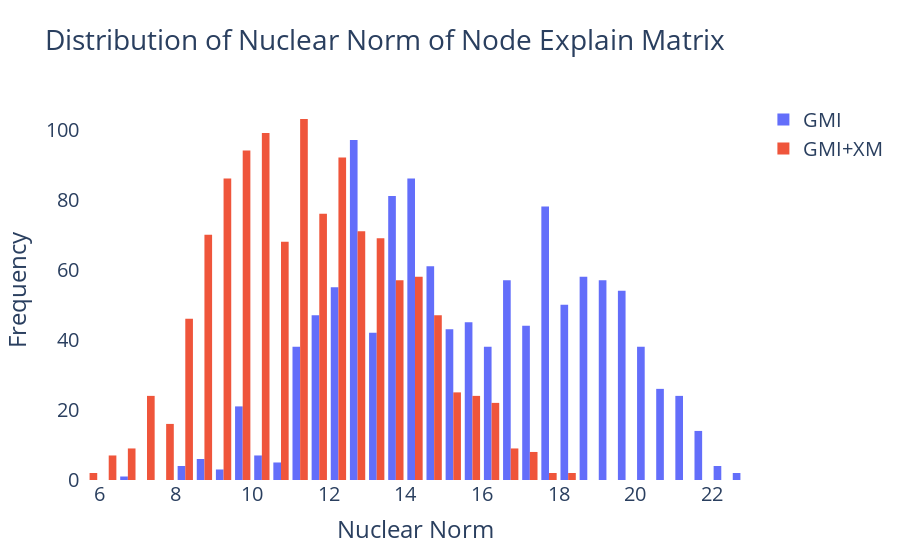

The code cell stored with this chart in its notebook:
### Code cell
fig = go.Figure()

fig.add_trace(go.Histogram(x = norm_og, 
                           name = 'GMI'))
fig.add_trace(go.Histogram(x = norm_plus, 
                           name = 'GMI+XM'))


fig.update_layout(title_text = 'Distribution of Nuclear Norm of Node Explain Matrix', 
                  xaxis_title_text = 'Nuclear Norm', 
                  yaxis_title_text = 'Frequency', 
                  paper_bgcolor = 'white', 
                  plot_bgcolor = 'white', 
                  font = dict(size = 20))
fig.show()

### Figure 1 — Plotly figure (JSON) as saved in the notebook; plotly's stock layout.template omitted (floating-point values rounded to 4 significant figures; data arrays with more than 128 entries replaced by an {"elided": "..."} marker saying what was removed)
{"data": [{"name": "GMI", "type": "histogram", "x": {"elided": "1186 float values"}}, {"name": "GMI+XM", "type": "histogram", "x": {"elided": "1186 float values"}}], "layout": {"font": {"size": 20}, "paper_bgcolor": "white", "plot_bgcolor": "white", "title": {"text": "Distribution of Nuclear Norm of Node Explain Matrix"}, "xaxis": {"title": {"text": "Nuclear Norm"}}, "yaxis": {"title": {"text": "Frequency"}}}}
